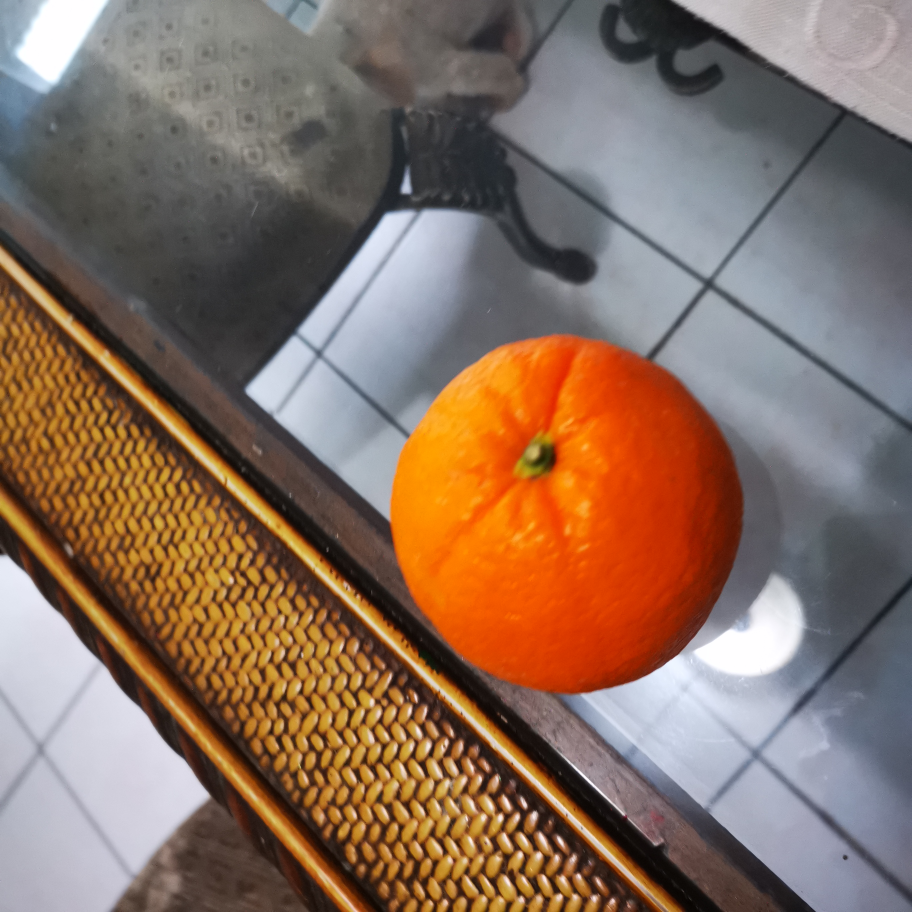
#> input picture 1.jpg, 2736 x 2736 px (shown at 1/3 size)
$ python main.py
#> lines starting #> are read from the running program, lines starting #| are printed output that depends on the picture
import imutils
import cv2

# Cargar imagenes
image = cv2.imread("1.jpg")
#> image is the input picture: shape (2736, 2736, 3); mean B, G, R 95.8, 111.1, 135.6
image2 = cv2.imread("2.jpg")
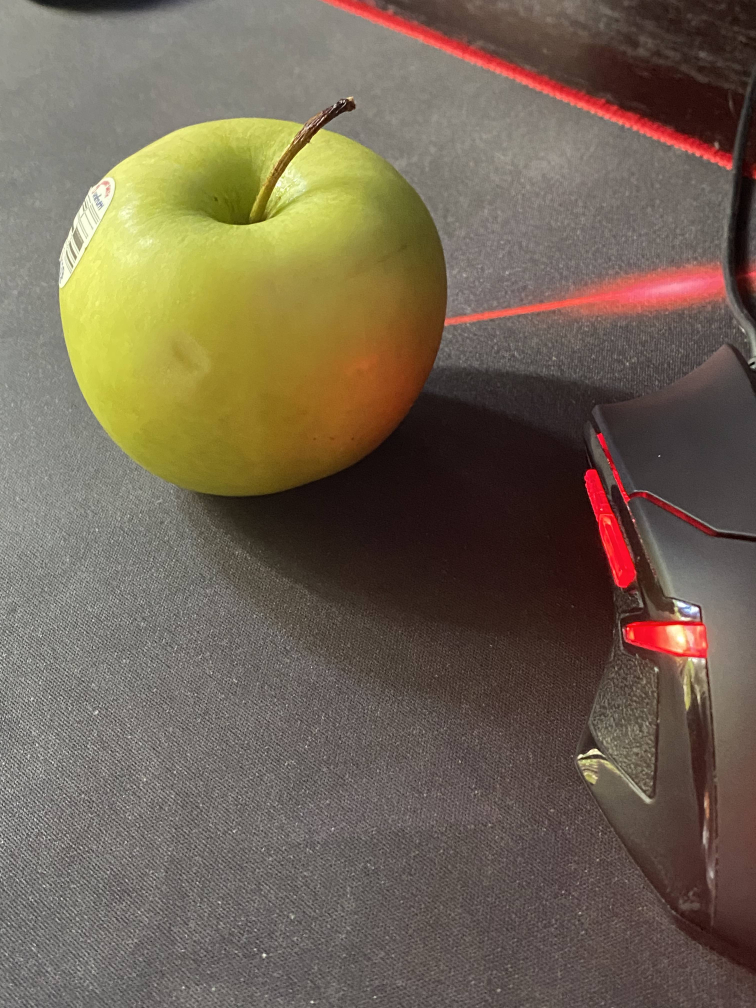
#> input picture 2.jpg, 3024 x 4032 px (shown at 1/4 size)
#> image2 is the input picture: shape (4032, 3024, 3); mean B, G, R 83.5, 100.8, 114
image3 = cv2.imread("3.jpg")
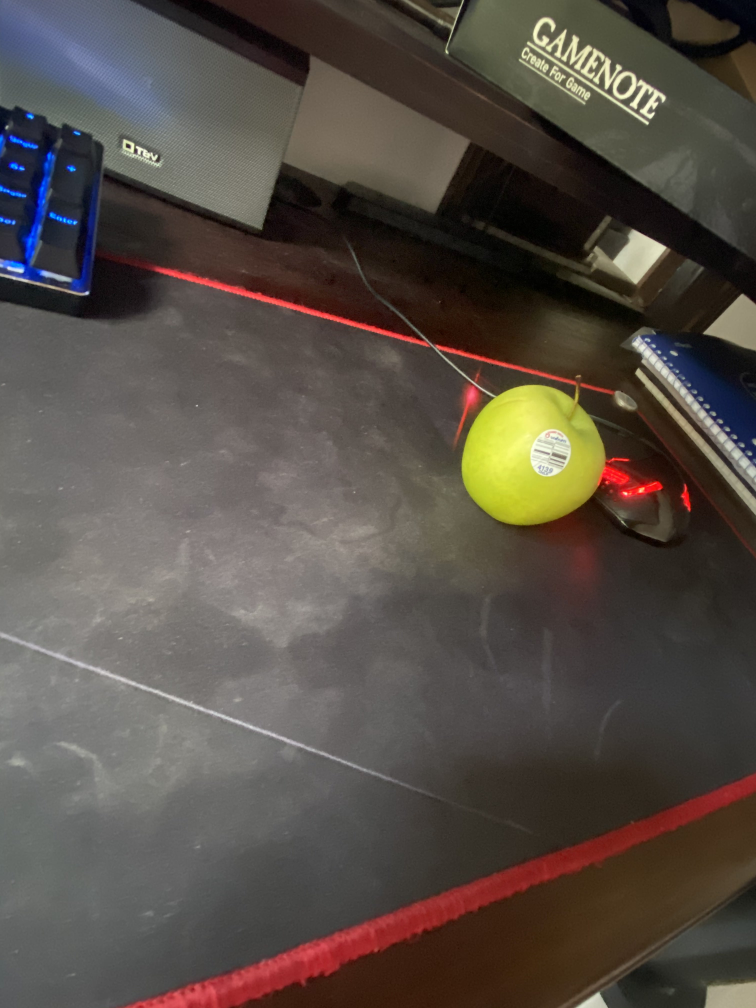
#> input picture 3.jpg, 3024 x 4032 px (shown at 1/4 size)
#> image3 is the input picture: shape (4032, 3024, 3); mean B, G, R 70.5, 77.8, 86.1
image4 = cv2.imread("4.jpg")
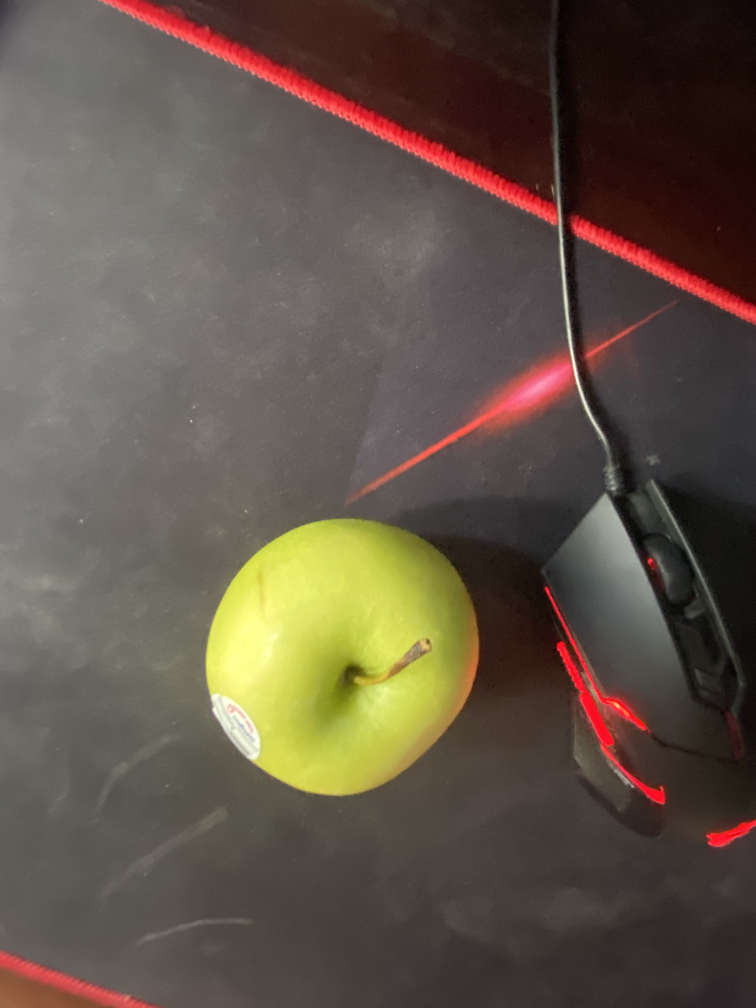
#> input picture 4.jpg, 3024 x 4032 px (shown at 1/4 size)
#> image4 is the input picture: shape (4032, 3024, 3); mean B, G, R 71.9, 84.4, 96.6
image5 = cv2.imread("5.jpg")
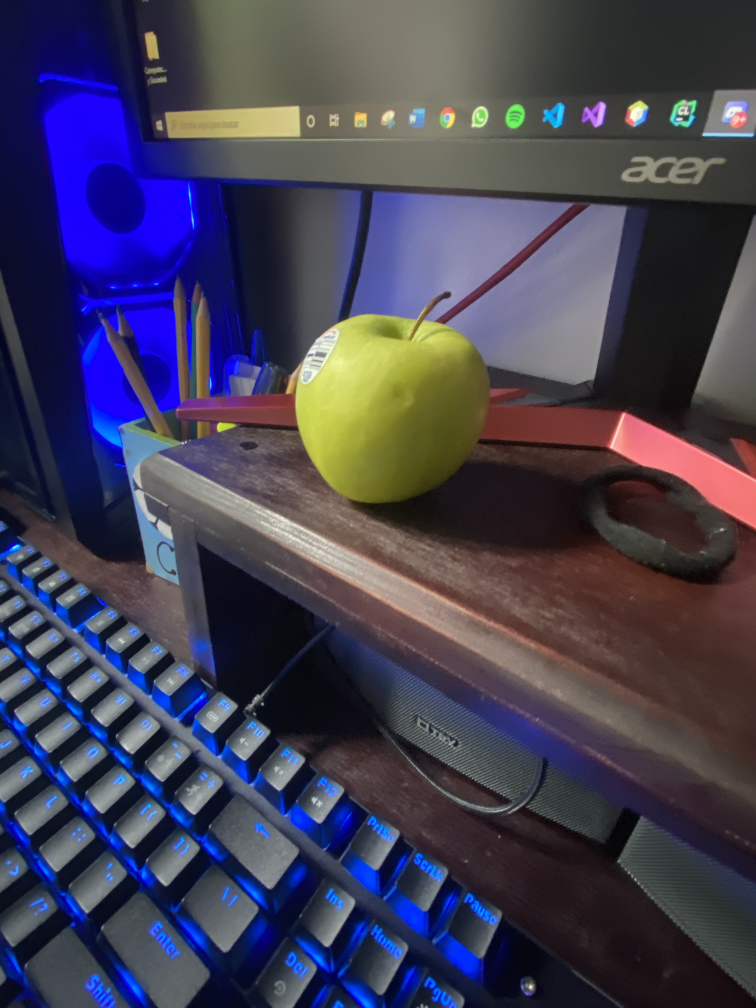
#> input picture 5.jpg, 3024 x 4032 px (shown at 1/4 size)
#> image5 is the input picture: shape (4032, 3024, 3); mean B, G, R 85.5, 63.9, 67.1
image6 = cv2.imread("6.jpg")
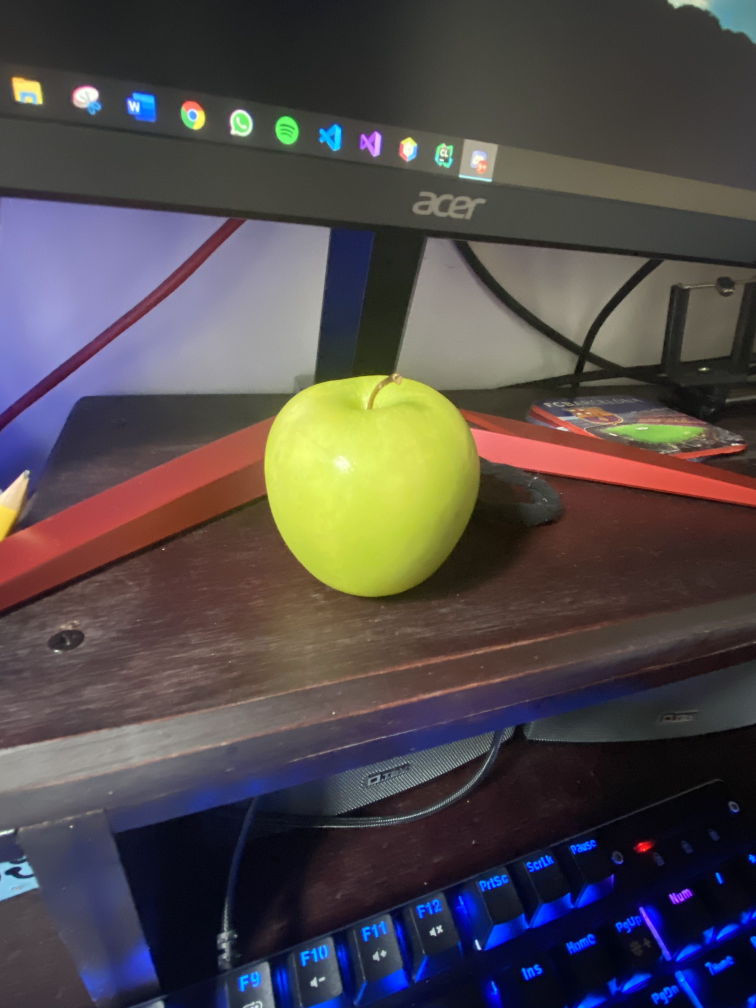
#> input picture 6.jpg, 3024 x 4032 px (shown at 1/4 size)
#> image6 is the input picture: shape (4032, 3024, 3); mean B, G, R 75.3, 74.1, 80.9


# ------------------------------------Primer ejercicio------------------------------------


def RGB():
    print(" ")
    (h, w, d) = image.shape
    print("width = {}, height = {}, depth = {}".format(w, h, d))

    print("Valor de X: ")
    x = int(input())

    print("Valor de Y: ")
    y = int(input())

    (B, G, R) = image[x, y]
    print("R = {}, G = {}, B = {}".format(R, G, B))
    print(" ")
    return
# ------------------------------------Primer ejercicio------------------------------------

# ------------------------------------Segundo ejercicio------------------------------------


# [107 lines left out: functions Recorte, Resize, Fixed_Resized, Rotar, Suavizar, not called in this run]
# [11 lines of commented-out code are left out]

def switch(i):
    switcher = {
        1: RGB,
        2: Recorte,
        3: Resize,
        4: Fixed_Resized,
        5: Rotar,
        6: Suavizar
    }
    return switcher.get(i)


def main():

    opcion = 0
    while(True):
        while(True):
            print("Transformaciónes disponibles:\n\n1) RGB de pixel específico\n2) Recorte de imágen\n3) Cambio de tamaño de imágen\n4) Cambio de tamaño de imágen fijo\n5) Rotar imágen\n6) Suavizar imágen\n\nDigita el numero de la opción que desee (o 0 para terminar):")
            try:
                opcion = int(input())
                if (opcion > 6 or opcion < 0):
                    print("\nDigite un numero válido\n")
                else:
                    break
            except:
                print("\nNo insertaste un numero\n")

        if(opcion == 0):
            break
        else:
            switch(opcion)()
#> this loop made 3 passes; the answer given on pass 1: 1
#| R = 136, G = 158, B = 172
#| R = 136, G = 158, B = 172


#> (the run stopped early here; a loop or call above may not have finished)
